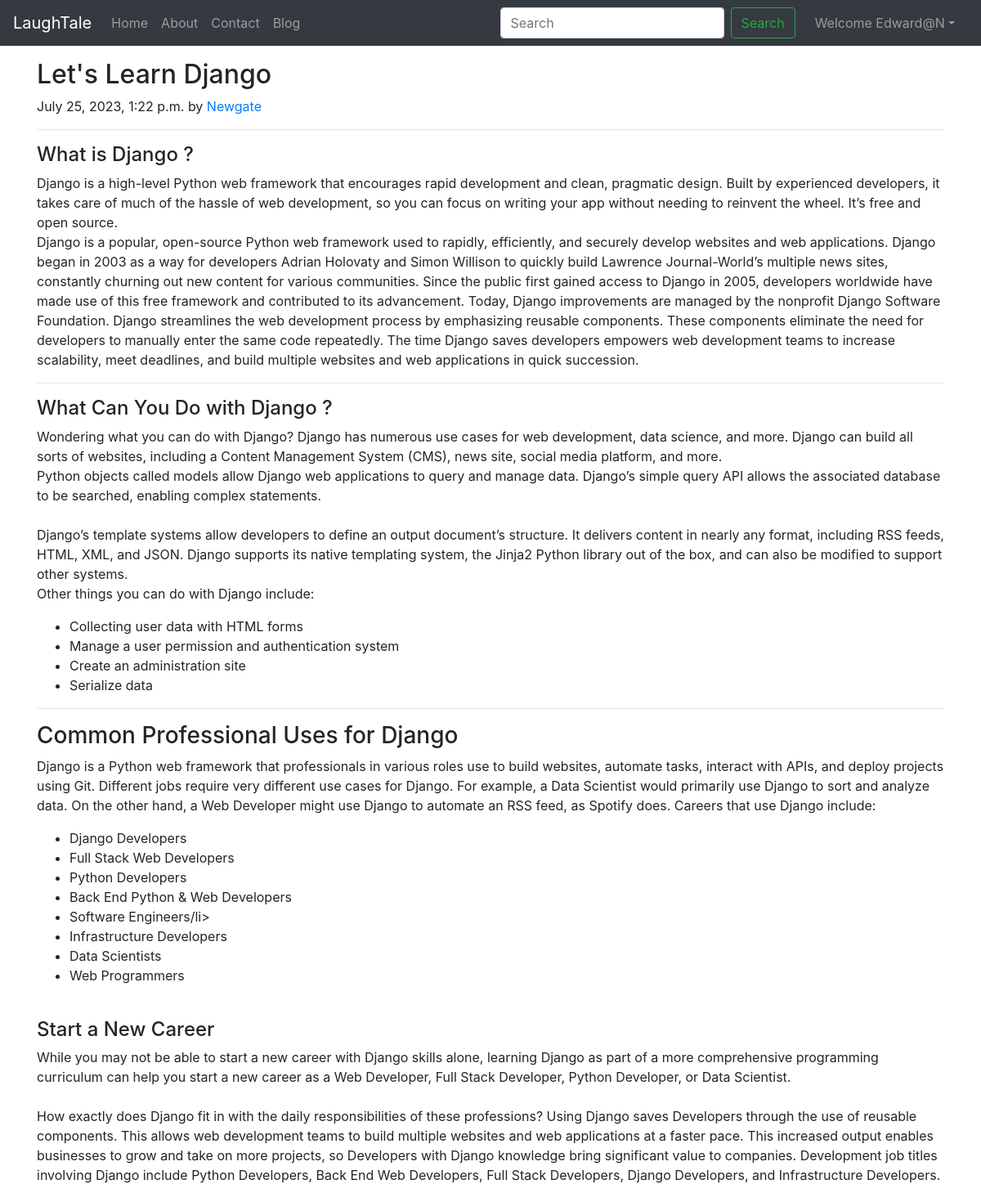
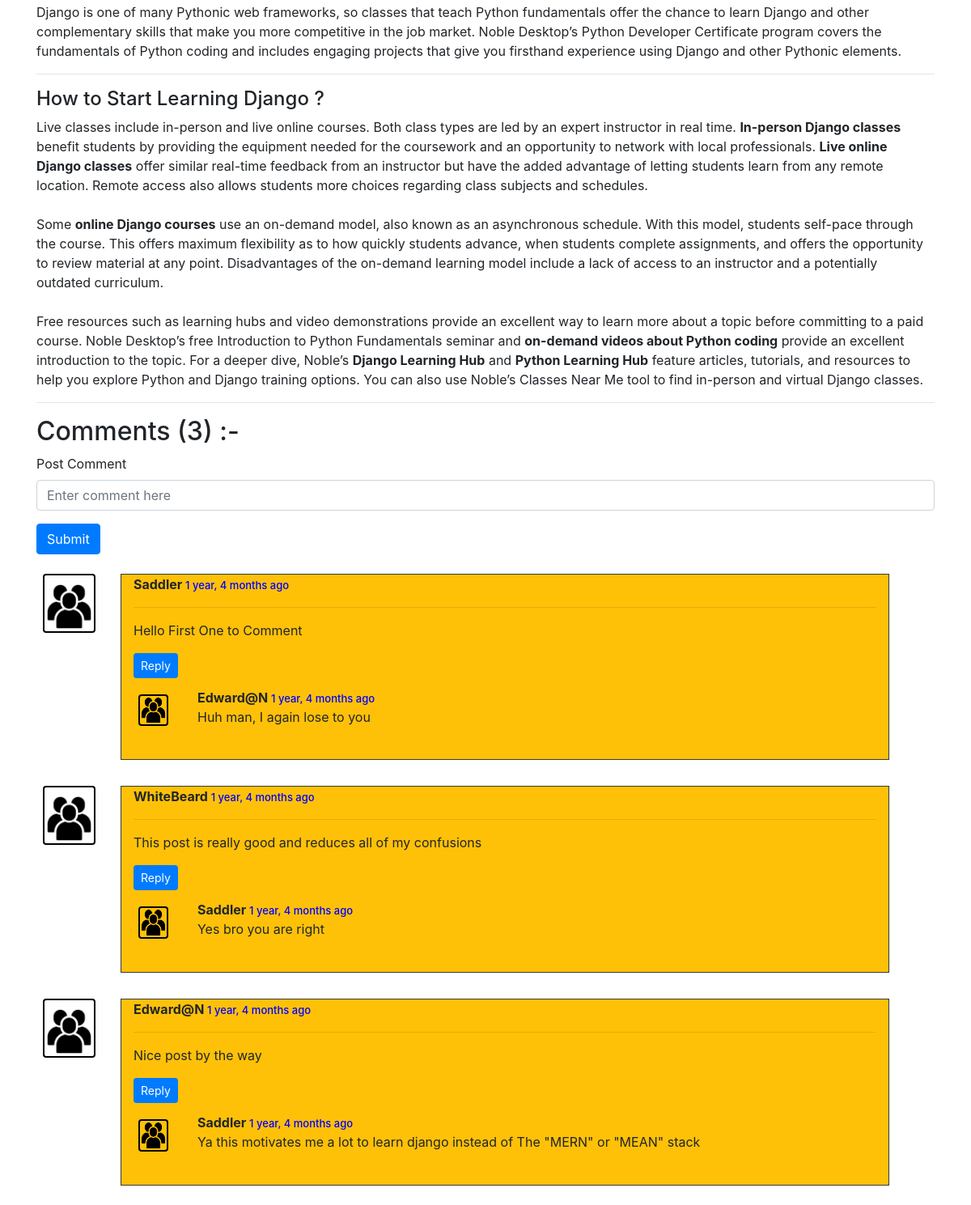
The app's page /blog/second-post (signed in) with its own data (2 pictures, top to bottom).
### blog/models.py (models this page shows, shortened)
class Post(models.Model):
    sno = models.AutoField(primary_key=True)
    title = models.CharField(max_length=255)
    content = models.TextField()
    author = models.CharField(max_length=50)
    slug = models.CharField(max_length=100)
    timeStamp = models.DateTimeField(blank=True)

class BlogComment(models.Model):
    sno = models.AutoField(primary_key=True)
    comment = models.TextField()
    user = models.ForeignKey(User, on_delete=models.CASCADE)
    post = models.ForeignKey(Post, on_delete=models.CASCADE)
    parent = models.ForeignKey('self', on_delete=models.CASCADE, null=True)
    timestamp = models.DateTimeField(default=now)

### blog/views.py (the view)
# urls.py: path('<str:slug>', views.blogPost, name='blogPost'),
def blogPost(request, slug):
    post = Post.objects.filter(slug=slug).first()
    comments = BlogComment.objects.filter(post=post, parent=None)
    replies = BlogComment.objects.filter(post=post).exclude(parent=None)
    repDict = {}
    for reply in replies:
        if reply.parent.sno not in repDict.keys():
            repDict[reply.parent.sno] = [reply]
        else:
            repDict[reply.parent.sno].append(reply)
    cntxt = {'post': post, 'comments': comments, 'user': request.user, 'replyDict': repDict}
    return render(request, 'blog/blogPost.html', cntxt)

### blog/templatetags/extras.py (called while the page is built)
@register.filter(name='get_val')
def get_val(dict, key):
    return dict.get(key)

### templates/blog/blogPost.html (shortened to what this page needs)
{% extends 'base.html' %}
{% block body %}
{% load static %}
{% load humanize %}
{% load extras %}
<div class="container my-3">
    <div class="blog-post">
        <h2 class="blog-post-title">{{post.title}}</h2>
        <p class="blog-post-meta">{{post.timeStamp}} by <a href="/about">{{post.author}}</a></p>
        <hr>
        <p>{{post.content|safe}}</p>
        <hr>
    </div>
</div>
<div class="container">
    <h2>Comments ({{comments.count}}) :- </h2>
    <div class="my-2">
        {% if user.is_authenticated %}
        <form action="/blog/postComment" method="post">
            <div class="form-group">
                <label for="exampleInputEmail1">Post Comment </label>
                <input type="text" class="form-control" name="comment" placeholder="Enter comment here">
            </div>
            <button type="submit" class="btn btn-primary">Submit</button>
        </form>
        {% else %}
        <h5> Please Login to Post Comment :- </h5>
        {% endif %}
    </div>
    {% for items in comments %}
    <div class="row my-3">
        <div class="col-md-1 m-2">
            <img class="rounded mx-auto d-block w-100 pt-2" style="border: 2px solid black;" src="{% static 'img/user.png' %}" alt="user">
        </div>
        <div class="col-md-10 m-2 bg-warning border border-dark">
            <b> {{items.user.username}} </b> <span style="font-size: 13px; color: blue; font-weight: 500;">{{items.timestamp | naturaltime}}</span>
            <hr>
            <div>{{items.comment}}</div>
            <div class="reply mx-0 mt-3">
                {% if user.is_authenticated %}
                <button class="btn btn-sm btn-primary mb-1" type="button" data-toggle="collapse" data-target="#replyBox{{items.sno}}" aria-expanded="false" aria-controls="replyBox{{items.sno}}">
                    Reply
                </button>
                {% else %}
                <button class="btn btn-sm btn-primary mb-2" type="button" data-toggle="collapse" data-target="#replyBox{{items.sno}}" aria-expanded="false" aria-controls="replyBox{{items.sno}}" disabled>
                    Login to Reply
                </button>
                {% endif %}
                <div class="replies my-1">
                    {% for reply in replyDict|get_val:items.sno %}
                    <div class="row my-2">
                        <div class="col-md-1">
                            <img class="rounded mx-auto d-block w-75 h-75 my-2" style="border: 2px solid black;" src="{% static 'img/user.png' %}" alt="user">
                        </div>
                        <div class="col-md-10">
                            <b> {{reply.user.username}} </b> <span style="font-size: 13px; color: blue; font-weight: 500;">{{reply.timestamp | naturaltime}}</span>
                            <div>{{reply.comment}}</div>
                        </div>
                    </div>
                        <br>
                    {% endfor %}
                </div>
            </div>
        </div>
    </div>
    {% endfor %}
</div>
{% endblock body %}

### templates/base.html (shortened to what this page needs)
<!doctype html>
<html lang="en">
  <head>
    <link rel="stylesheet" href="https://stackpath.bootstrapcdn.com/bootstrap/4.5.2/css/bootstrap.min.css">
  </head>
  <body>
    <nav class="navbar navbar-expand-lg navbar-dark bg-dark">
        <a class="navbar-brand" href="/">LaughTale</a>
        <div class="collapse navbar-collapse" id="navbarSupportedContent">
          <ul class="navbar-nav mr-auto">
            <li class="nav-item {% block homeactive %} {% endblock homeactive %}">
              <a class="nav-link" href="/">Home <span class="sr-only">(current)</span></a>
            </li>
            <li class="nav-item {% block aboutactive %} {% endblock aboutactive %}">
              <a class="nav-link" href="/about">About</a>
            </li>
            <li class="nav-item {% block contactactive %} {% endblock contactactive %}">
              <a class="nav-link" href="/contact">Contact</a>
            </li>
            <li class="nav-item {% block blogactive %} {% endblock blogactive %}">
              <a class="nav-link" href="/blog">Blog</a>
            </li>
          </ul>
          <form method="get" action="/search" class="form-inline my-2 my-lg-0 mx-3">
            <input class="form-control mr-sm-2" type="search" placeholder="Search" aria-label="Search" name="query" id="query">
            <button class="btn btn-outline-success my-2 my-sm-0" type="submit">Search</button>
          </form>
          {% if user.is_authenticated %}
          <ul class="navbar-nav mr-2">
            <li class="nav-item dropdown">
              <a class="nav-link dropdown-toggle" href='#' id="navbarDropdown" role="button" data-toggle="dropdown"> Welcome {{request.user}}</a>
            </li>
          </ul>
          {% endif %}
        </div>
      </nav>
      {% block body %}  {% endblock body %}
  </body>
</html>

### records on screen
Post: title "Let's Learn Django", timeStamp "July 25, 2023, 1:22 p.m.", author "Newgate", content "What is Django ? Django is a high-level Python web framework that encourages rapid development and clean, pragmatic design. Built by experienced developers, it takes care of much of the hassle of web development, so you can focus on writing your app without needing to reinvent the wheel. It’s free and open source. Django is a popular, open-source Python web framework used to rapidly, efficiently, and securely develop websites and web applications. Django began in 2003 as a way for developers Adrian Holovaty and Simon Willison to quickly build Lawrence Journal-World’s multiple news sites, constantly churning out new content for various communities. Since the public first gained access to…"
BlogComment: user.username "Saddler", timestamp "1 year, 4 months ago", comment "Hello First One to Comment"
BlogComment: user.username "Edward@N", timestamp "1 year, 4 months ago", comment "Huh man, I again lose to you"
BlogComment: user.username "WhiteBeard", timestamp "1 year, 4 months ago", comment "This post is really good and reduces all of my confusions"
BlogComment: user.username "Saddler", timestamp "1 year, 4 months ago", comment "Yes bro you are right"
BlogComment: user.username "Edward@N", timestamp "1 year, 4 months ago", comment "Nice post by the way"
BlogComment: user.username "Saddler", timestamp "1 year, 4 months ago", comment "Ya this motivates me a lot to learn django instead of The \"MERN\" or \"MEAN\" stack"

### other values on screen
{{ request.user }} "Edward@N"
{{ comments.count }} "3"
